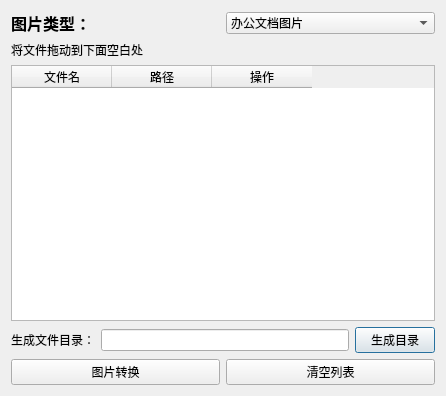
<?xml version="1.0" encoding="UTF-8"?>
<ui version="4.0">
 <class>ImageToWord</class>
 <widget class="QDialog" name="ImageToWord">
  <property name="geometry">
   <rect>
    <x>0</x>
    <y>0</y>
    <width>446</width>
    <height>396</height>
   </rect>
  </property>
  <property name="windowTitle">
   <string>图片转Word</string>
  </property>
  <layout class="QVBoxLayout" name="verticalLayout">
   <item>
    <layout class="QHBoxLayout" name="horizontalLayout">
     <item>
      <widget class="QLabel" name="label">
       <property name="font">
        <font>
         <pointsize>12</pointsize>
         <weight>75</weight>
         <bold>true</bold>
        </font>
       </property>
       <property name="text">
        <string>图片类型：</string>
       </property>
      </widget>
     </item>
     <item>
      <widget class="QComboBox" name="comboBox_imageType">
       <property name="currentText">
        <string>办公文档图片</string>
       </property>
       <property name="currentIndex">
        <number>0</number>
       </property>
       <item>
        <property name="text">
         <string>办公文档图片</string>
        </property>
       </item>
       <item>
        <property name="text">
         <string>手写文字图片</string>
        </property>
       </item>
      </widget>
     </item>
    </layout>
   </item>
   <item>
    <widget class="QLabel" name="label_2">
     <property name="palette">
      <palette>
       <active>
        <colorrole role="WindowText">
         <brush brushstyle="SolidPattern">
          <color alpha="255">
           <red>0</red>
           <green>0</green>
           <blue>0</blue>
          </color>
         </brush>
        </colorrole>
        <colorrole role="Button">
         <brush brushstyle="SolidPattern">
          <color alpha="255">
           <red>255</red>
           <green>0</green>
           <blue>0</blue>
          </color>
         </brush>
        </colorrole>
        <colorrole role="Light">
         <brush brushstyle="SolidPattern">
          <color alpha="255">
           <red>255</red>
           <green>127</green>
           <blue>127</blue>
          </color>
         </brush>
        </colorrole>
        <colorrole role="Midlight">
         <brush brushstyle="SolidPattern">
          <color alpha="255">
           <red>255</red>
           <green>63</green>
           <blue>63</blue>
          </color>
         </brush>
        </colorrole>
        <colorrole role="Dark">
         <brush brushstyle="SolidPattern">
          <color alpha="255">
           <red>127</red>
           <green>0</green>
           <blue>0</blue>
          </color>
         </brush>
        </colorrole>
        <colorrole role="Mid">
         <brush brushstyle="SolidPattern">
          <color alpha="255">
           <red>170</red>
           <green>0</green>
           <blue>0</blue>
          </color>
         </brush>
        </colorrole>
        <colorrole role="Text">
         <brush brushstyle="SolidPattern">
          <color alpha="255">
           <red>0</red>
           <green>0</green>
           <blue>0</blue>
          </color>
         </brush>
        </colorrole>
        <colorrole role="BrightText">
         <brush brushstyle="SolidPattern">
          <color alpha="255">
           <red>255</red>
           <green>255</green>
           <blue>255</blue>
          </color>
         </brush>
        </colorrole>
        <colorrole role="ButtonText">
         <brush brushstyle="SolidPattern">
          <color alpha="255">
           <red>0</red>
           <green>0</green>
           <blue>0</blue>
          </color>
         </brush>
        </colorrole>
        <colorrole role="Base">
         <brush brushstyle="SolidPattern">
          <color alpha="255">
           <red>255</red>
           <green>255</green>
           <blue>255</blue>
          </color>
         </brush>
        </colorrole>
        <colorrole role="Window">
         <brush brushstyle="SolidPattern">
          <color alpha="255">
           <red>255</red>
           <green>255</green>
           <blue>255</blue>
          </color>
         </brush>
        </colorrole>
        <colorrole role="Shadow">
         <brush brushstyle="SolidPattern">
          <color alpha="255">
           <red>0</red>
           <green>0</green>
           <blue>0</blue>
          </color>
         </brush>
        </colorrole>
        <colorrole role="AlternateBase">
         <brush brushstyle="SolidPattern">
          <color alpha="255">
           <red>255</red>
           <green>127</green>
           <blue>127</blue>
          </color>
         </brush>
        </colorrole>
        <colorrole role="ToolTipBase">
         <brush brushstyle="SolidPattern">
          <color alpha="255">
           <red>255</red>
           <green>255</green>
           <blue>220</blue>
          </color>
         </brush>
        </colorrole>
        <colorrole role="ToolTipText">
         <brush brushstyle="SolidPattern">
          <color alpha="255">
           <red>0</red>
           <green>0</green>
           <blue>0</blue>
          </color>
         </brush>
        </colorrole>
        <colorrole role="PlaceholderText">
         <brush brushstyle="SolidPattern">
          <color alpha="128">
           <red>0</red>
           <green>0</green>
           <blue>0</blue>
          </color>
         </brush>
        </colorrole>
       </active>
       <inactive>
        <colorrole role="WindowText">
         <brush brushstyle="SolidPattern">
          <color alpha="255">
           <red>0</red>
           <green>0</green>
           <blue>0</blue>
          </color>
         </brush>
        </colorrole>
        <colorrole role="Button">
         <brush brushstyle="SolidPattern">
          <color alpha="255">
           <red>255</red>
           <green>0</green>
           <blue>0</blue>
          </color>
         </brush>
        </colorrole>
        <colorrole role="Light">
         <brush brushstyle="SolidPattern">
          <color alpha="255">
           <red>255</red>
           <green>127</green>
           <blue>127</blue>
          </color>
         </brush>
        </colorrole>
        <colorrole role="Midlight">
         <brush brushstyle="SolidPattern">
          <color alpha="255">
           <red>255</red>
           <green>63</green>
           <blue>63</blue>
          </color>
         </brush>
        </colorrole>
        <colorrole role="Dark">
         <brush brushstyle="SolidPattern">
          <color alpha="255">
           <red>127</red>
           <green>0</green>
           <blue>0</blue>
          </color>
         </brush>
        </colorrole>
        <colorrole role="Mid">
         <brush brushstyle="SolidPattern">
          <color alpha="255">
           <red>170</red>
           <green>0</green>
           <blue>0</blue>
          </color>
         </brush>
        </colorrole>
        <colorrole role="Text">
         <brush brushstyle="SolidPattern">
          <color alpha="255">
           <red>0</red>
           <green>0</green>
           <blue>0</blue>
          </color>
         </brush>
        </colorrole>
        <colorrole role="BrightText">
         <brush brushstyle="SolidPattern">
          <color alpha="255">
           <red>255</red>
           <green>255</green>
           <blue>255</blue>
          </color>
         </brush>
        </colorrole>
        <colorrole role="ButtonText">
         <brush brushstyle="SolidPattern">
          <color alpha="255">
           <red>0</red>
           <green>0</green>
           <blue>0</blue>
          </color>
         </brush>
        </colorrole>
        <colorrole role="Base">
         <brush brushstyle="SolidPattern">
          <color alpha="255">
           <red>255</red>
           <green>255</green>
           <blue>255</blue>
          </color>
         </brush>
        </colorrole>
        <colorrole role="Window">
         <brush brushstyle="SolidPattern">
          <color alpha="255">
           <red>255</red>
           <green>255</green>
           <blue>255</blue>
          </color>
         </brush>
        </colorrole>
        <colorrole role="Shadow">
         <brush brushstyle="SolidPattern">
          <color alpha="255">
           <red>0</red>
           <green>0</green>
           <blue>0</blue>
          </color>
         </brush>
        </colorrole>
        <colorrole role="AlternateBase">
         <brush brushstyle="SolidPattern">
          <color alpha="255">
           <red>255</red>
           <green>127</green>
           <blue>127</blue>
          </color>
         </brush>
        </colorrole>
        <colorrole role="ToolTipBase">
         <brush brushstyle="SolidPattern">
          <color alpha="255">
           <red>255</red>
           <green>255</green>
           <blue>220</blue>
          </color>
         </brush>
        </colorrole>
        <colorrole role="ToolTipText">
         <brush brushstyle="SolidPattern">
          <color alpha="255">
           <red>0</red>
           <green>0</green>
           <blue>0</blue>
          </color>
         </brush>
        </colorrole>
        <colorrole role="PlaceholderText">
         <brush brushstyle="SolidPattern">
          <color alpha="128">
           <red>0</red>
           <green>0</green>
           <blue>0</blue>
          </color>
         </brush>
        </colorrole>
       </inactive>
       <disabled>
        <colorrole role="WindowText">
         <brush brushstyle="SolidPattern">
          <color alpha="255">
           <red>127</red>
           <green>0</green>
           <blue>0</blue>
          </color>
         </brush>
        </colorrole>
        <colorrole role="Button">
         <brush brushstyle="SolidPattern">
          <color alpha="255">
           <red>255</red>
           <green>0</green>
           <blue>0</blue>
          </color>
         </brush>
        </colorrole>
        <colorrole role="Light">
         <brush brushstyle="SolidPattern">
          <color alpha="255">
           <red>255</red>
           <green>127</green>
           <blue>127</blue>
          </color>
         </brush>
        </colorrole>
        <colorrole role="Midlight">
         <brush brushstyle="SolidPattern">
          <color alpha="255">
           <red>255</red>
           <green>63</green>
           <blue>63</blue>
          </color>
         </brush>
        </colorrole>
        <colorrole role="Dark">
         <brush brushstyle="SolidPattern">
          <color alpha="255">
           <red>127</red>
           <green>0</green>
           <blue>0</blue>
          </color>
         </brush>
        </colorrole>
        <colorrole role="Mid">
         <brush brushstyle="SolidPattern">
          <color alpha="255">
           <red>170</red>
           <green>0</green>
           <blue>0</blue>
          </color>
         </brush>
        </colorrole>
        <colorrole role="Text">
         <brush brushstyle="SolidPattern">
          <color alpha="255">
           <red>127</red>
           <green>0</green>
           <blue>0</blue>
          </color>
         </brush>
        </colorrole>
        <colorrole role="BrightText">
         <brush brushstyle="SolidPattern">
          <color alpha="255">
           <red>255</red>
           <green>255</green>
           <blue>255</blue>
          </color>
         </brush>
        </colorrole>
        <colorrole role="ButtonText">
         <brush brushstyle="SolidPattern">
          <color alpha="255">
           <red>127</red>
           <green>0</green>
           <blue>0</blue>
          </color>
         </brush>
        </colorrole>
        <colorrole role="Base">
         <brush brushstyle="SolidPattern">
          <color alpha="255">
           <red>255</red>
           <green>255</green>
           <blue>255</blue>
          </color>
         </brush>
        </colorrole>
        <colorrole role="Window">
         <brush brushstyle="SolidPattern">
          <color alpha="255">
           <red>255</red>
           <green>255</green>
           <blue>255</blue>
          </color>
         </brush>
        </colorrole>
        <colorrole role="Shadow">
         <brush brushstyle="SolidPattern">
          <color alpha="255">
           <red>0</red>
           <green>0</green>
           <blue>0</blue>
          </color>
         </brush>
        </colorrole>
        <colorrole role="AlternateBase">
         <brush brushstyle="SolidPattern">
          <color alpha="255">
           <red>255</red>
           <green>0</green>
           <blue>0</blue>
          </color>
         </brush>
        </colorrole>
        <colorrole role="ToolTipBase">
         <brush brushstyle="SolidPattern">
          <color alpha="255">
           <red>255</red>
           <green>255</green>
           <blue>220</blue>
          </color>
         </brush>
        </colorrole>
        <colorrole role="ToolTipText">
         <brush brushstyle="SolidPattern">
          <color alpha="255">
           <red>0</red>
           <green>0</green>
           <blue>0</blue>
          </color>
         </brush>
        </colorrole>
        <colorrole role="PlaceholderText">
         <brush brushstyle="SolidPattern">
          <color alpha="128">
           <red>0</red>
           <green>0</green>
           <blue>0</blue>
          </color>
         </brush>
        </colorrole>
       </disabled>
      </palette>
     </property>
     <property name="text">
      <string>将文件拖动到下面空白处</string>
     </property>
    </widget>
   </item>
   <item>
    <widget class="QTableWidget" name="tableWidget_image">
     <column>
      <property name="text">
       <string>文件名</string>
      </property>
     </column>
     <column>
      <property name="text">
       <string>路径</string>
      </property>
     </column>
     <column>
      <property name="text">
       <string>操作</string>
      </property>
     </column>
    </widget>
   </item>
   <item>
    <layout class="QHBoxLayout" name="horizontalLayout_3">
     <item>
      <widget class="QLabel" name="label_3">
       <property name="text">
        <string>生成文件目录：</string>
       </property>
      </widget>
     </item>
     <item>
      <widget class="QLineEdit" name="lineEdit_outPath"/>
     </item>
     <item>
      <widget class="QPushButton" name="pushButton_choosePath">
       <property name="text">
        <string>生成目录</string>
       </property>
      </widget>
     </item>
    </layout>
   </item>
   <item>
    <layout class="QHBoxLayout" name="horizontalLayout_2">
     <item>
      <widget class="QPushButton" name="pushButton_imageExtract">
       <property name="text">
        <string>图片转换</string>
       </property>
      </widget>
     </item>
     <item>
      <widget class="QPushButton" name="pushButton_cleanTable">
       <property name="text">
        <string>清空列表</string>
       </property>
      </widget>
     </item>
    </layout>
   </item>
  </layout>
 </widget>
 <resources/>
 <connections/>
</ui>
